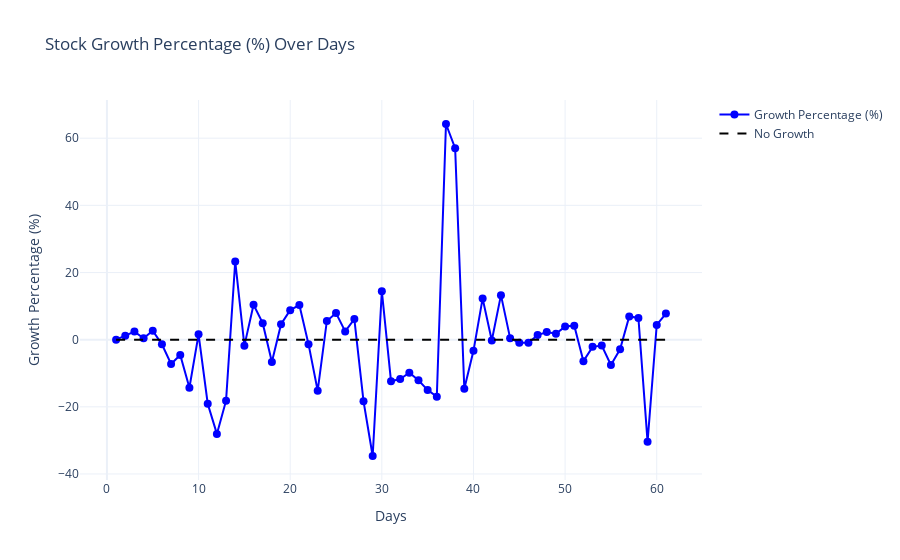

Here is the notebook cell this chart was saved with:
### Code cell
fig = plot_percentage_growth(
    df_ts_growth_perc, 
    y_column="percentage_growth", 
    x_name="Days", 
    y_name="Growth Percentage (%)", 
    percentage_growth=True
)

### Figure 1 — Plotly figure (JSON) as saved in the notebook; plotly's stock layout.template omitted (floating-point values rounded to 4 significant figures)
{"data": [{"line": {"color": "blue"}, "marker": {"size": 8}, "mode": "lines+markers", "name": "Growth Percentage (%)", "type": "scatter", "x": [1, 2, 3, 4, 5, 6, 7, 8, 9, 10, 11, 12, 13, 14, 15, 16, 17, 18, 19, 20, 21, 22, 23, 24, 25, 26, 27, 28, 29, 30, 31, 32, 33, 34, 35, 36, 37, 38, 39, 40, 41, 42, 43, 44, 45, 46, 47, 48, 49, 50, 51, 52, 53, 54, 55, 56, 57, 58, 59, 60, 61], "y": [0, 1.165, 2.408, 0.409, 2.648, -1.389, -7.243, -4.555, -14.32, 1.592, -19.06, -28.06, -18.16, 23.29, -1.778, 10.41, 4.918, -6.641, 4.603, 8.8, 10.29, -1.333, -15.2, 5.578, 7.925, 2.448, 6.143, -18.33, -34.65, 14.46, -12.37, -11.71, -9.864, -12.08, -15.02, -16.97, 64.23, 57.04, -14.62, -3.315, 12.29, -0.2545, 13.27, 0.4504, -0.8969, -0.905, 1.37, 2.252, 1.762, 3.896, 4.167, -6.4, -2.137, -1.747, -7.556, -2.885, 6.931, 6.481, -30.43, 4.375, 7.784]}, {"line": {"color": "black", "dash": "dash"}, "mode": "lines", "name": "No Growth", "type": "scatter", "x": [1, 2, 3, 4, 5, 6, 7, 8, 9, 10, 11, 12, 13, 14, 15, 16, 17, 18, 19, 20, 21, 22, 23, 24, 25, 26, 27, 28, 29, 30, 31, 32, 33, 34, 35, 36, 37, 38, 39, 40, 41, 42, 43, 44, 45, 46, 47, 48, 49, 50, 51, 52, 53, 54, 55, 56, 57, 58, 59, 60, 61], "y": [0, 0, 0, 0, 0, 0, 0, 0, 0, 0, 0, 0, 0, 0, 0, 0, 0, 0, 0, 0, 0, 0, 0, 0, 0, 0, 0, 0, 0, 0, 0, 0, 0, 0, 0, 0, 0, 0, 0, 0, 0, 0, 0, 0, 0, 0, 0, 0, 0, 0, 0, 0, 0, 0, 0, 0, 0, 0, 0, 0, 0]}], "layout": {"title": {"text": "Stock Growth Percentage (%) Over Days"}, "xaxis": {"title": {"text": "Days"}}, "yaxis": {"title": {"text": "Growth Percentage (%)"}}}}
